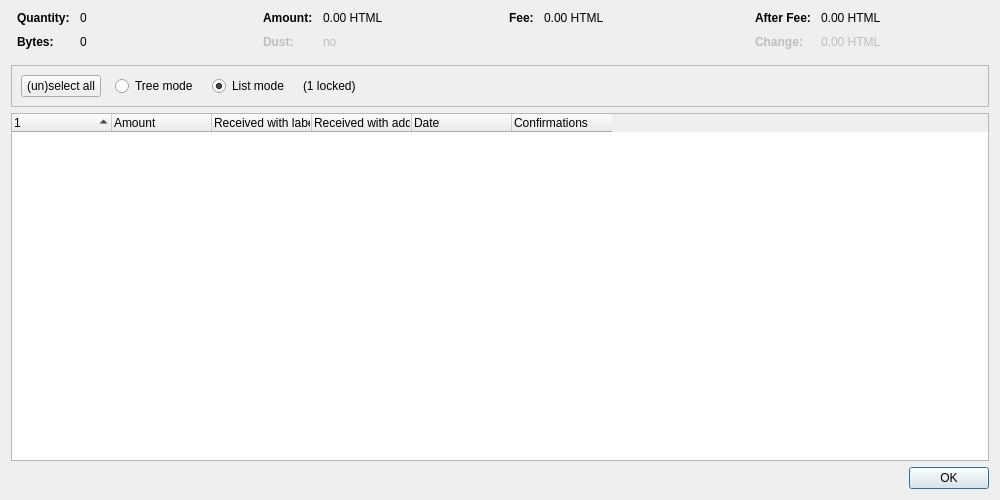
<?xml version="1.0" encoding="UTF-8"?>
<ui version="4.0">
 <class>CoinControlDialog</class>
 <widget class="QDialog" name="CoinControlDialog">
  <property name="geometry">
   <rect>
    <x>0</x>
    <y>0</y>
    <width>1000</width>
    <height>500</height>
   </rect>
  </property>
  <property name="windowTitle">
   <string>Coin Selection</string>
  </property>
  <layout class="QVBoxLayout" name="verticalLayout">
   <item>
    <layout class="QHBoxLayout" name="horizontalLayoutTop" stretch="0,0,0,0">
     <property name="topMargin">
      <number>0</number>
     </property>
     <property name="bottomMargin">
      <number>10</number>
     </property>
     <item>
      <layout class="QFormLayout" name="formLayoutCoinControl1">
       <property name="horizontalSpacing">
        <number>10</number>
       </property>
       <property name="verticalSpacing">
        <number>10</number>
       </property>
       <property name="leftMargin">
        <number>6</number>
       </property>
       <property name="rightMargin">
        <number>6</number>
       </property>
       <item row="0" column="0">
        <widget class="QLabel" name="labelCoinControlQuantityText">
         <property name="font">
          <font>
           <weight>75</weight>
           <bold>true</bold>
          </font>
         </property>
         <property name="text">
          <string>Quantity:</string>
         </property>
        </widget>
       </item>
       <item row="0" column="1">
        <widget class="QLabel" name="labelCoinControlQuantity">
         <property name="cursor">
          <cursorShape>IBeamCursor</cursorShape>
         </property>
         <property name="contextMenuPolicy">
          <enum>Qt::ActionsContextMenu</enum>
         </property>
         <property name="text">
          <string notr="true">0</string>
         </property>
         <property name="textInteractionFlags">
          <set>Qt::LinksAccessibleByMouse|Qt::TextSelectableByMouse</set>
         </property>
        </widget>
       </item>
       <item row="1" column="0">
        <widget class="QLabel" name="labelCoinControlBytesText">
         <property name="font">
          <font>
           <weight>75</weight>
           <bold>true</bold>
          </font>
         </property>
         <property name="text">
          <string>Bytes:</string>
         </property>
        </widget>
       </item>
       <item row="1" column="1">
        <widget class="QLabel" name="labelCoinControlBytes">
         <property name="cursor">
          <cursorShape>IBeamCursor</cursorShape>
         </property>
         <property name="contextMenuPolicy">
          <enum>Qt::ActionsContextMenu</enum>
         </property>
         <property name="text">
          <string notr="true">0</string>
         </property>
         <property name="textInteractionFlags">
          <set>Qt::LinksAccessibleByMouse|Qt::TextSelectableByMouse</set>
         </property>
        </widget>
       </item>
      </layout>
     </item>
     <item>
      <layout class="QFormLayout" name="formLayoutCoinControl2">
       <property name="horizontalSpacing">
        <number>10</number>
       </property>
       <property name="verticalSpacing">
        <number>10</number>
       </property>
       <property name="leftMargin">
        <number>6</number>
       </property>
       <property name="rightMargin">
        <number>6</number>
       </property>
       <item row="0" column="0">
        <widget class="QLabel" name="labelCoinControlAmountText">
         <property name="font">
          <font>
           <weight>75</weight>
           <bold>true</bold>
          </font>
         </property>
         <property name="text">
          <string>Amount:</string>
         </property>
        </widget>
       </item>
       <item row="0" column="1">
        <widget class="QLabel" name="labelCoinControlAmount">
         <property name="cursor">
          <cursorShape>IBeamCursor</cursorShape>
         </property>
         <property name="contextMenuPolicy">
          <enum>Qt::ActionsContextMenu</enum>
         </property>
         <property name="text">
          <string notr="true">0.00 HTML</string>
         </property>
         <property name="textInteractionFlags">
          <set>Qt::LinksAccessibleByMouse|Qt::TextSelectableByMouse</set>
         </property>
        </widget>
       </item>
       <item row="1" column="0">
        <widget class="QLabel" name="labelCoinControlLowOutputText">
         <property name="enabled">
          <bool>false</bool>
         </property>
         <property name="font">
          <font>
           <weight>75</weight>
           <bold>true</bold>
          </font>
         </property>
         <property name="text">
          <string>Dust:</string>
         </property>
        </widget>
       </item>
       <item row="1" column="1">
        <widget class="QLabel" name="labelCoinControlLowOutput">
         <property name="enabled">
          <bool>false</bool>
         </property>
         <property name="cursor">
          <cursorShape>IBeamCursor</cursorShape>
         </property>
         <property name="contextMenuPolicy">
          <enum>Qt::ActionsContextMenu</enum>
         </property>
         <property name="text">
          <string notr="true">no</string>
         </property>
         <property name="textInteractionFlags">
          <set>Qt::LinksAccessibleByMouse|Qt::TextSelectableByMouse</set>
         </property>
        </widget>
       </item>
      </layout>
     </item>
     <item>
      <layout class="QFormLayout" name="formLayoutCoinControl3">
       <property name="horizontalSpacing">
        <number>10</number>
       </property>
       <property name="verticalSpacing">
        <number>10</number>
       </property>
       <property name="leftMargin">
        <number>6</number>
       </property>
       <property name="rightMargin">
        <number>6</number>
       </property>
       <item row="0" column="0">
        <widget class="QLabel" name="labelCoinControlFeeText">
         <property name="font">
          <font>
           <weight>75</weight>
           <bold>true</bold>
          </font>
         </property>
         <property name="text">
          <string>Fee:</string>
         </property>
        </widget>
       </item>
       <item row="0" column="1">
        <widget class="QLabel" name="labelCoinControlFee">
         <property name="cursor">
          <cursorShape>IBeamCursor</cursorShape>
         </property>
         <property name="contextMenuPolicy">
          <enum>Qt::ActionsContextMenu</enum>
         </property>
         <property name="text">
          <string notr="true">0.00 HTML</string>
         </property>
         <property name="textInteractionFlags">
          <set>Qt::LinksAccessibleByMouse|Qt::TextSelectableByMouse</set>
         </property>
        </widget>
       </item>
      </layout>
     </item>
     <item>
      <layout class="QFormLayout" name="formLayoutCoinControl4">
       <property name="horizontalSpacing">
        <number>10</number>
       </property>
       <property name="verticalSpacing">
        <number>10</number>
       </property>
       <property name="leftMargin">
        <number>6</number>
       </property>
       <property name="rightMargin">
        <number>6</number>
       </property>
       <item row="0" column="0">
        <widget class="QLabel" name="labelCoinControlAfterFeeText">
         <property name="font">
          <font>
           <weight>75</weight>
           <bold>true</bold>
          </font>
         </property>
         <property name="text">
          <string>After Fee:</string>
         </property>
        </widget>
       </item>
       <item row="0" column="1">
        <widget class="QLabel" name="labelCoinControlAfterFee">
         <property name="cursor">
          <cursorShape>IBeamCursor</cursorShape>
         </property>
         <property name="contextMenuPolicy">
          <enum>Qt::ActionsContextMenu</enum>
         </property>
         <property name="text">
          <string notr="true">0.00 HTML</string>
         </property>
         <property name="textInteractionFlags">
          <set>Qt::LinksAccessibleByMouse|Qt::TextSelectableByMouse</set>
         </property>
        </widget>
       </item>
       <item row="1" column="0">
        <widget class="QLabel" name="labelCoinControlChangeText">
         <property name="enabled">
          <bool>false</bool>
         </property>
         <property name="font">
          <font>
           <weight>75</weight>
           <bold>true</bold>
          </font>
         </property>
         <property name="text">
          <string>Change:</string>
         </property>
        </widget>
       </item>
       <item row="1" column="1">
        <widget class="QLabel" name="labelCoinControlChange">
         <property name="enabled">
          <bool>false</bool>
         </property>
         <property name="cursor">
          <cursorShape>IBeamCursor</cursorShape>
         </property>
         <property name="contextMenuPolicy">
          <enum>Qt::ActionsContextMenu</enum>
         </property>
         <property name="text">
          <string notr="true">0.00 HTML</string>
         </property>
         <property name="textInteractionFlags">
          <set>Qt::LinksAccessibleByMouse|Qt::TextSelectableByMouse</set>
         </property>
        </widget>
       </item>
      </layout>
     </item>
    </layout>
   </item>
   <item>
    <widget class="QFrame" name="frame">
     <property name="minimumSize">
      <size>
       <width>0</width>
       <height>40</height>
      </size>
     </property>
     <property name="frameShape">
      <enum>QFrame::StyledPanel</enum>
     </property>
     <property name="frameShadow">
      <enum>QFrame::Sunken</enum>
     </property>
     <layout class="QHBoxLayout" name="horizontalLayout">
      <item>
       <layout class="QHBoxLayout" name="horizontalLayoutPanel" stretch="0,0,0,0,0">
        <property name="spacing">
         <number>14</number>
        </property>
        <item>
         <widget class="QPushButton" name="pushButtonSelectAll">
          <property name="sizePolicy">
           <sizepolicy hsizetype="Maximum" vsizetype="Fixed">
            <horstretch>0</horstretch>
            <verstretch>0</verstretch>
           </sizepolicy>
          </property>
          <property name="text">
           <string>(un)select all</string>
          </property>
          <property name="autoDefault">
           <bool>false</bool>
          </property>
         </widget>
        </item>
        <item>
         <widget class="QRadioButton" name="radioTreeMode">
          <property name="sizePolicy">
           <sizepolicy hsizetype="Maximum" vsizetype="Fixed">
            <horstretch>0</horstretch>
            <verstretch>0</verstretch>
           </sizepolicy>
          </property>
          <property name="text">
           <string>Tree mode</string>
          </property>
         </widget>
        </item>
        <item>
         <widget class="QRadioButton" name="radioListMode">
          <property name="sizePolicy">
           <sizepolicy hsizetype="Maximum" vsizetype="Fixed">
            <horstretch>0</horstretch>
            <verstretch>0</verstretch>
           </sizepolicy>
          </property>
          <property name="text">
           <string>List mode</string>
          </property>
          <property name="checked">
           <bool>true</bool>
          </property>
         </widget>
        </item>
        <item>
         <widget class="QLabel" name="labelLocked">
          <property name="text">
           <string notr="true">(1 locked)</string>
          </property>
         </widget>
        </item>
        <item>
         <spacer name="horizontalSpacer">
          <property name="orientation">
           <enum>Qt::Horizontal</enum>
          </property>
          <property name="sizeHint" stdset="0">
           <size>
            <width>40</width>
            <height>20</height>
           </size>
          </property>
         </spacer>
        </item>
       </layout>
      </item>
     </layout>
    </widget>
   </item>
   <item>
    <widget class="CoinControlTreeWidget" name="treeWidget">
     <property name="contextMenuPolicy">
      <enum>Qt::CustomContextMenu</enum>
     </property>
     <property name="sortingEnabled">
      <bool>false</bool>
     </property>
     <property name="columnCount">
      <number>6</number>
     </property>
     <attribute name="headerShowSortIndicator" stdset="0">
      <bool>true</bool>
     </attribute>
     <attribute name="headerStretchLastSection">
      <bool>false</bool>
     </attribute>
     <column>
      <property name="text">
       <string/>
      </property>
     </column>
     <column>
      <property name="text">
       <string>Amount</string>
      </property>
     </column>
     <column>
      <property name="text">
       <string>Received with label</string>
      </property>
     </column>
     <column>
      <property name="text">
       <string>Received with address</string>
      </property>
     </column>
     <column>
      <property name="text">
       <string>Date</string>
      </property>
     </column>
     <column>
      <property name="text">
       <string>Confirmations</string>
      </property>
      <property name="toolTip">
       <string>Confirmed</string>
      </property>
     </column>
     <column>
      <property name="text">
       <string/>
      </property>
     </column>
     <column>
      <property name="text">
       <string/>
      </property>
     </column>
     <column>
      <property name="text">
       <string/>
      </property>
     </column>
     <column>
      <property name="text">
       <string/>
      </property>
     </column>
    </widget>
   </item>
   <item>
    <widget class="QDialogButtonBox" name="buttonBox">
     <property name="orientation">
      <enum>Qt::Horizontal</enum>
     </property>
     <property name="standardButtons">
      <set>QDialogButtonBox::Ok</set>
     </property>
    </widget>
   </item>
  </layout>
 </widget>
 <customwidgets>
  <customwidget>
   <class>CoinControlTreeWidget</class>
   <extends>QTreeWidget</extends>
   <header>qt/coincontroltreewidget.h</header>
  </customwidget>
 </customwidgets>
 <resources/>
 <connections/>
</ui>
